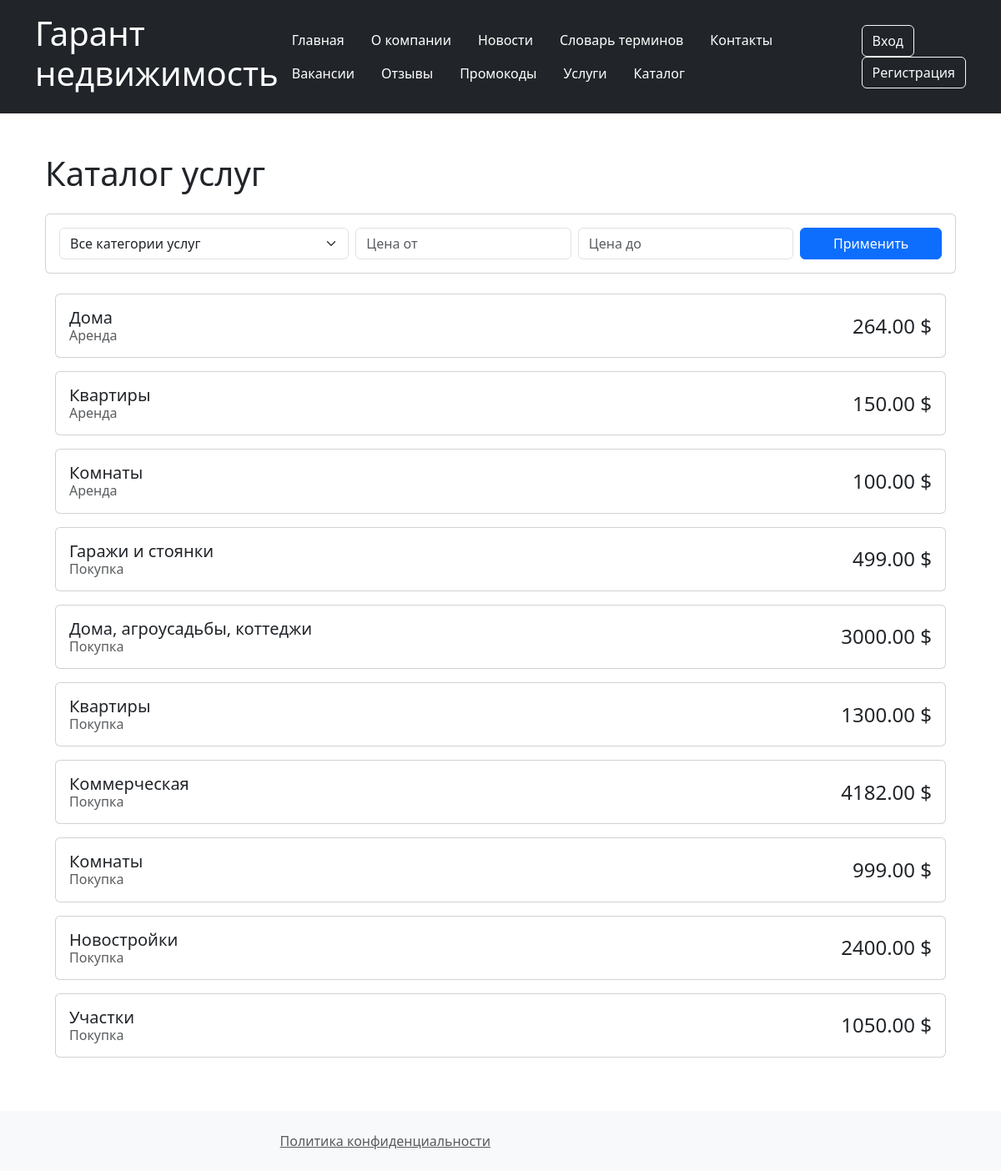
The app's page /catalog/services/ with its own data.
### catalog/models.py (models this page shows, shortened)
class Service(models.Model):
    name = models.CharField(max_length=200, help_text="Enter the estate category name")
    category = models.ForeignKey(
        ServiceCategory,
        on_delete=models.CASCADE,
        related_name="services",
    )
    cost = models.DecimalField(
        max_digits=10,
        decimal_places=2,
    )
    class Meta:
        ordering = ["category__name", "name"]

class ServiceCategory(models.Model):
    name = models.CharField(max_length=200, help_text="Enter the service category name")

### catalog/views.py (the view)
class ServiceListView(ListView):
    model = Service
    template_name = "service_list.html"
    def get_queryset(self):
        queryset = super().get_queryset()
        logger.debug(f"Getting queryset of service list")
        service_category = self.request.GET.get("service_category")
        if service_category:
            logger.debug(f"Filtering by service_category: {service_category}")
            queryset = queryset.filter(category_id=service_category)
        min_price = self.request.GET.get("min_price")
        max_price = self.request.GET.get("max_price")
        if min_price:
            logger.debug(f"Filtering by min_price: {min_price}")
            queryset = queryset.filter(cost__gte=float(min_price))
        if max_price:
            logger.debug(f"Filtering by max_price: {max_price}")
            queryset = queryset.filter(cost__lte=float(max_price))
        logger.info("ServiceListView queryset prepared")
        return queryset.select_related("category")
    def get_context_data(self, **kwargs):
        context = super().get_context_data(**kwargs)
        context["service_categories"] = ServiceCategory.objects.all()
        return context

### catalog/templates/service_list.html (shortened to what this page needs)
{% extends 'base.html' %}
{% block content %}
<div class="container mt-4">
    <h1 class="mb-4">Каталог услуг</h1>
    <div class="card mb-4">
        <div class="card-body">
            <form method="get" class="row g-2">
                <div class="col-md-4">
                    <select name="service_category" class="form-select">
                        <option value="">Все категории услуг</option>
                    </select>
                </div>
                <div class="col-md-3">
                    <input type="number" name="min_price" class="form-control"
                           placeholder="Цена от" value="{{ request.GET.min_price }}">
                </div>
                <div class="col-md-3">
                    <input type="number" name="max_price" class="form-control"
                           placeholder="Цена до" value="{{ request.GET.max_price }}">
                </div>
                <div class="col-md-2">
                    <button type="submit" class="btn btn-primary w-100">Применить</button>
                </div>
            </form>
        </div>
    </div>
    <div class="container mt-4">
        <div class="row">
            <div class="col-12">
                {% for category in service_list %}
                <div class="card mb-3">
                    <div class="card-body">
                        <div class="d-flex justify-content-between align-items-center">
                            <div>
                                <h5 class="card-title mb-1">{{ category.name }}</h5>
                                {% if category.category %}
                                <h6 class="card-subtitle text-muted">{{ category.category.name }}</h6>
                                {% endif %}
                            </div>
                            <span class="fs-4 text-nowrap">{{ category.cost }} $</span>
                        </div>
                    </div>
                </div>
                {% empty %}
                <div class="alert alert-warning">Услуги не найдены</div>
                {% endfor %}
            </div>
        </div>
    </div>
</div>
{% endblock %}

### records on screen
Service: name "Дома", category.name "Аренда", cost "264.00"
Service: name "Квартиры", category.name "Аренда", cost "150.00"
Service: name "Комнаты", category.name "Аренда", cost "100.00"
Service: name "Гаражи и стоянки", category.name "Покупка", cost "499.00"
Service: name "Дома, агроусадьбы, коттеджи", category.name "Покупка", cost "3000.00"
Service: name "Квартиры", category.name "Покупка", cost "1300.00"
Service: name "Коммерческая", category.name "Покупка", cost "4182.00"
Service: name "Комнаты", category.name "Покупка", cost "999.00"
Service: name "Новостройки", category.name "Покупка", cost "2400.00"
Service: name "Участки", category.name "Покупка", cost "1050.00"
